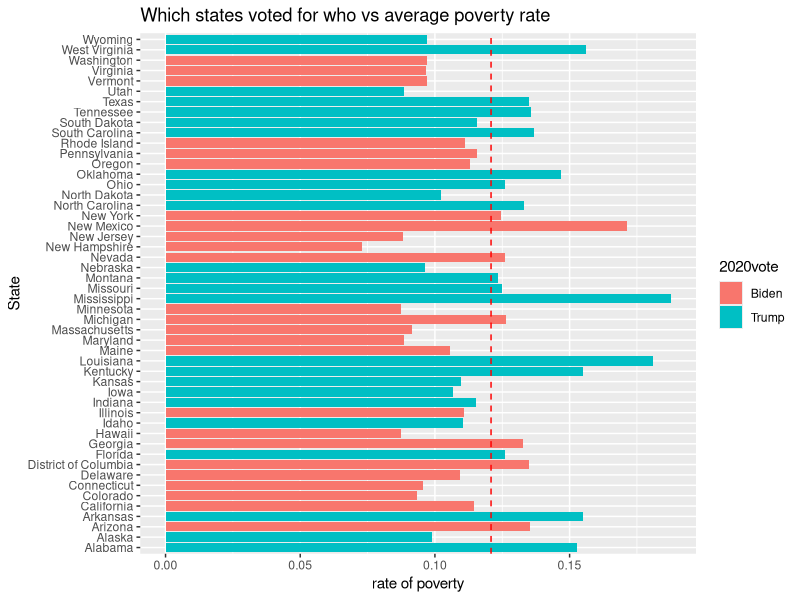

Write R code to recreate this figure.
library(tidyverse)
library(stringr)
library(utils)
library(dplyr)
library(readr)
statepopandvote <- read_csv("statepopandvote.csv")
View(statepopandvote)
PovertyEstimates <- read_csv("PovertyEstimates.csv")
View(PovertyEstimates)
PovertyEstimates <- left_join(PovertyEstimates,statepopandvote,by = c("Area_name" = "State"))
PovertyEstimates <-PovertyEstimates %>%
  select(Area_name, POVALL_2019, `2018 Population`, `2020vote`)
PovertyEstimates$popdivpoverty <- (PovertyEstimates$POVALL_2019 / PovertyEstimates$`2018 Population`)
3.500636e+07/2.896963e+08
averagepov=0.1208381
p<-ggplot(data=PovertyEstimates, aes(x=Area_name, y=popdivpoverty, fill=`2020vote`)) +
  
  geom_bar(stat="identity")+  labs(x = "State",
                                   y = "rate of poverty",title = "Which states voted for who vs average poverty rate")+
  
  geom_hline(yintercept=0.1208381, linetype="dashed", color = "red")+ coord_flip()

p